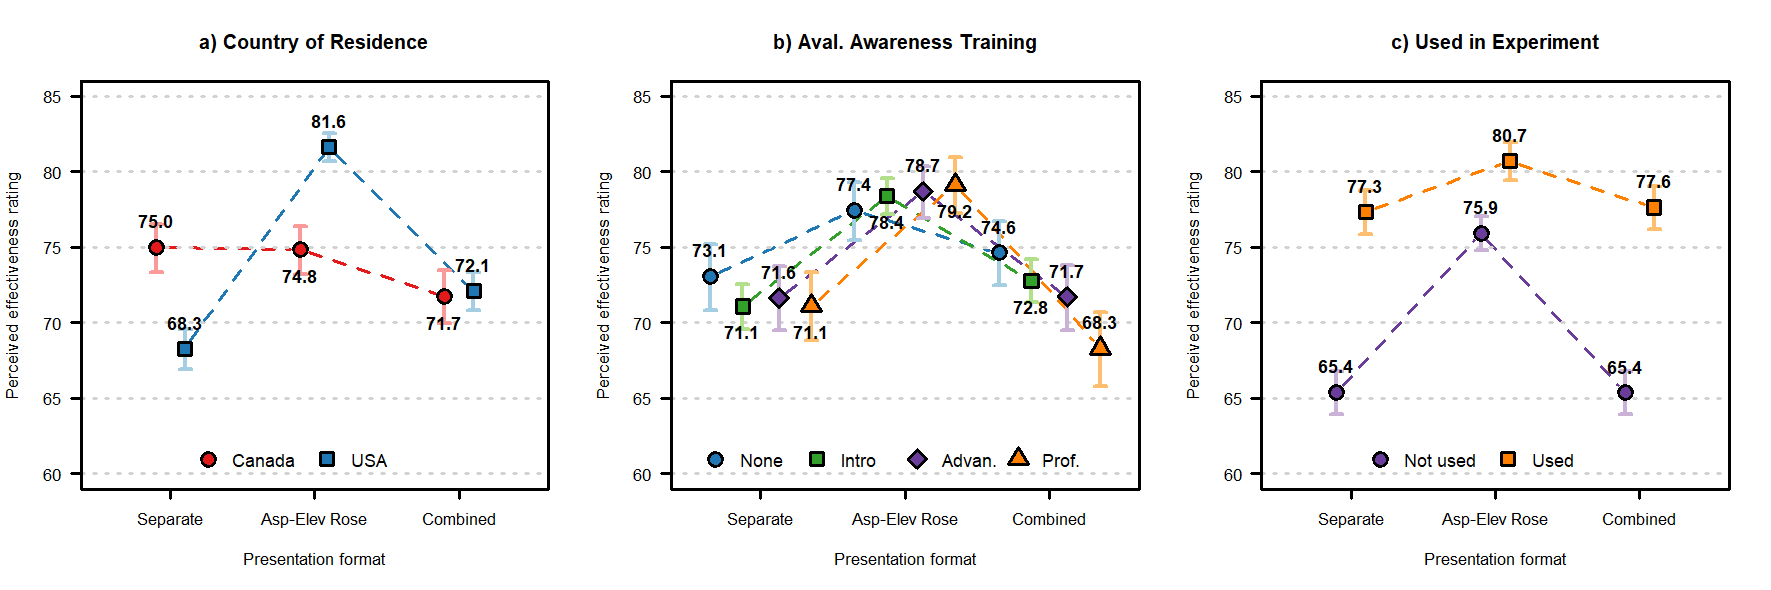

Reproduce this figure in R.
## *************************************
## ** FIG. 6: PERCEIVED EFFECTIVENESS **
## *************************************
##
## Fisher, Haegeli and Mair: 
## Impact of information presentation on interpretability of spatial
## hazard information: Lessons from a study in avalanche safety
## Oct. 1, 2021


## Get data
load("EffPlotData_Rate.RData")

## Opening pn file
##png(filename = "Fig06.png", width = 1200, height = 400)
png(filename = "Fig06_PerceivedEffectiveness.png", width = 15, height = 5, units = "cm", res = 300, pointsize = 6)
par(mfrow=c(1,3))

## General settings
ylim <- c(60, 85)
pts.cex <- 2
lbl.cex <- 1.1
ci.lwd <- 1.5
ci.length <- 0.02

## Left panel: IA with country
## ***************************
(PlotData <- EffPlotData_Rate_IAFormatCountry)
PlotData$response <- 100*PlotData$response
PlotData$lower.CL <- 100*PlotData$lower.CL
PlotData$upper.CL <- 100*PlotData$upper.CL

offset1 <- -0.1
offset2 <- 0.1

ColCan1 <- "#e31a1c"
ColCan2 <- "#fb9a99"
ColUSA1 <- "#1f78b4"
ColUSA2 <- "#a6cee3"

## Setup
plot(x = c(1:3)+offset1, y=PlotData$response[1:3], ylim = ylim, xlim = c(0.5, 3.5), xlab = "Presentation format", xaxt='n', 
     col = ColCan1, type = "b", ylab = "Perceived effectiveness rating", las = 1, lty = 2)
axis(1, at = c(1:3), labels= c("Separate", "Asp-Elev Rose", "Combined"))
grid(nx = NA, ny = NULL)
box()
title(main = "a) Country of Residence")
points(x = c(1:3)+offset2, y=PlotData$response[4:6], col = ColUSA1, type = "b", lty = 2)

## Canada: Overplotting
arrows(c(1:3)+offset1, PlotData$lower.CL[1:3], c(1:3)+offset1, PlotData$upper.CL[1:3], angle = 90, code = 3, lwd = ci.lwd, 
       col = ColCan2, length = ci.length)
points(c(1:3)+offset1, PlotData$response[1:3], pch = 21, cex = pts.cex, bg = ColCan1)
text(c(1:3)+offset1, PlotData$response[1:3], labels = format(round(PlotData$response[1:3], 1), nsmall = 1), adj = 0.5, 
     pos = c(3, 1, 1), offset = 1, cex = lbl.cex, font = 2) 

## USA: Overplotting
arrows(c(1:3)+offset2, PlotData$lower.CL[4:6], c(1:3)+offset2, PlotData$upper.CL[4:6], angle = 90, code = 3, lwd = ci.lwd, 
       col = ColUSA2, length = ci.length)
points(c(1:3)+offset2, PlotData$response[4:6], pch = 22, cex = pts.cex, bg = ColUSA1)
text(c(1:3)+offset2, PlotData$response[4:6], labels = format(round(PlotData$response[4:6], 1), nsmall = 1), adj = 0.5, 
     pos = c(3, 3, 3), offset = 1, cex = lbl.cex, font = 2) 

## Legend
legend("bottom", c("Canada   ", "USA"), pch = c(21, 22), pt.bg = c(ColCan1, ColUSA1), pt.cex = pts.cex, cex = lbl.cex, bty = "n", horiz = T,
       x.intersp = 1.5, inset = 0.02)


## Middel panel: IA with Training
## ******************************
(PlotData <- EffPlotData_Rate_IAFormatTrain)
PlotData$response <- 100*PlotData$response
PlotData$lower.CL <- 100*PlotData$lower.CL
PlotData$upper.CL <- 100*PlotData$upper.CL

offset1 <- -0.35
offset2 <- -0.125
offset3 <- 0.125
offset4 <- 0.35

ColNone1 <- "#1f78b4"
ColNone2 <- "#a6cee3"
ColIntro1 <- "#33a02c"
ColIntro2 <- "#b2df8a"
ColAdv1  <- "#6a3d9a"
ColAdv2  <- "#cab2d6"
ColProf1 <- "#ff7f00"
ColProf2 <- "#fdbf6f"


## Setup
plot(x = c(1:3)+offset1, y=PlotData$response[1:3], ylim = ylim, xlim = c(0.5, 3.5), xlab = "Presentation format", xaxt='n', 
     col = ColNone1, type = "b", ylab = "Perceived effectiveness rating", las = 1, lty = 2)
axis(1, at = c(1:3), labels= c("Separate", "Asp-Elev Rose", "Combined"))
grid(nx = NA, ny = NULL)
box()
title(main = "b) Aval. Awareness Training")
points(x = c(1:3)+offset2, y=PlotData$response[4:6], col = ColIntro1, type = "b", lty = 2)
points(x = c(1:3)+offset3, y=PlotData$response[7:9], col = ColAdv1, type = "b", lty = 2)
points(x = c(1:3)+offset4, y=PlotData$response[10:12], col = ColProf1, type = "b", lty = 2)

## None: Overplotting
arrows(c(1:3)+offset1, PlotData$lower.CL[1:3], c(1:3)+offset1, PlotData$upper.CL[1:3], angle = 90, code = 3, lwd = ci.lwd, 
       col = ColNone2, length = ci.length)
points(c(1:3)+offset1, PlotData$response[1:3], pch = 21, cex = pts.cex, bg = ColNone1)
text(c(1:3)+offset1, PlotData$response[1:3], labels = format(round(PlotData$response[1:3], 1), nsmall = 1), adj = 0.5, 
     pos = c(3, 3, 3), offset = 1, cex = lbl.cex, font = 2) 

## Intro: Overplotting
arrows(c(1:3)+offset2, PlotData$lower.CL[4:6], c(1:3)+offset2, PlotData$upper.CL[4:6], angle = 90, code = 3, lwd = ci.lwd, 
       col = ColIntro2, length = ci.length)
points(c(1:3)+offset2, PlotData$response[4:6], pch = 22, cex = pts.cex, bg = ColIntro1)
text(c(1:3)+offset2, PlotData$response[4:6], labels = format(round(PlotData$response[4:6], 1), nsmall = 1), adj = 0.5, 
     pos = c(1, 1, 1), offset = 1, cex = lbl.cex, font = 2) 

## Advanced: Overplotting
arrows(c(1:3)+offset3, PlotData$lower.CL[7:9], c(1:3)+offset3, PlotData$upper.CL[7:9], angle = 90, code = 3, lwd = ci.lwd, 
       col = ColAdv2, length = ci.length)
points(c(1:3)+offset3, PlotData$response[7:9], pch = 23, cex = pts.cex, bg = ColAdv1)
text(c(1:3)+offset3, PlotData$response[7:9], labels = format(round(PlotData$response[7:9], 1), nsmall = 1), adj = 0.5, 
     pos = c(3, 3, 3), offset = 1, cex = lbl.cex, font = 2) 

## Prof: Overplotting
arrows(c(1:3)+offset4, PlotData$lower.CL[10:12], c(1:3)+offset4, PlotData$upper.CL[10:12], angle = 90, code = 3, lwd = ci.lwd, 
       col = ColProf2, length = ci.length)
points(c(1:3)+offset4, PlotData$response[10:12], pch = 24, cex = pts.cex, bg = ColProf1)
text(c(1:3)+offset4, PlotData$response[10:12], labels = format(round(PlotData$response[10:12], 1), nsmall = 1), adj = 0.5, 
     pos = c(1, 1, 3), offset = 1, cex = lbl.cex, font = 2) 

## Legend
legend("bottom", c("None  ", "Intro ", "Advan. ", "Prof.  "), pch = c(21, 22, 23, 24), 
       pt.bg = c(ColNone1, ColIntro1, ColAdv1, ColProf1), pt.cex = pts.cex, cex = lbl.cex,
       bty = "n", horiz = T, x.intersp = 1.5, inset = 0.02)


## Left panel: IA with used
## ************************
(PlotData <- EffPlotData_Rate_IAFormatUsed)
PlotData$response <- 100*PlotData$response
PlotData$lower.CL <- 100*PlotData$lower.CL
PlotData$upper.CL <- 100*PlotData$upper.CL

offset1 <- -0.1
offset2 <- 0.1

ColNot1 <- "#6a3d9a"
ColNot2 <- "#cab2d6"
ColUse1 <- "#ff7f00"
ColUse2 <- "#fdbf6f"


## Setup
plot(x = c(1:3)+offset1, y=PlotData$response[1:3], ylim = ylim, xlim = c(0.5, 3.5), xlab = "Presentation format", xaxt='n', 
     col = ColNot1, type = "b", ylab = "Perceived effectiveness rating", las = 1, lty = 2)
axis(1, at = c(1:3), labels= c("Separate", "Asp-Elev Rose", "Combined"))
grid(nx = NA, ny = NULL)
box()
title(main = "c) Used in Experiment")
points(x = c(1:3)+offset2, y=PlotData$response[4:6], col = ColUse1, type = "b", lty = 2)

## Not used: Overplotting
arrows(c(1:3)+offset1, PlotData$lower.CL[1:3], c(1:3)+offset1, PlotData$upper.CL[1:3], angle = 90, code = 3, lwd = ci.lwd, 
       col = ColNot2, length = ci.length)
points(c(1:3)+offset1, PlotData$response[1:3], pch = 21, cex = pts.cex, bg = ColNot1)
text(c(1:3)+offset1, PlotData$response[1:3], labels = format(round(PlotData$response[1:3], 1), nsmall = 1), adj = 0.5, 
     pos = 3, offset = 1, cex = lbl.cex, font = 2) 

## Used: Overplotting
arrows(c(1:3)+offset2, PlotData$lower.CL[4:6], c(1:3)+offset2, PlotData$upper.CL[4:6], angle = 90, code = 3, lwd = ci.lwd, 
       col = ColUse2, length = ci.length)
points(c(1:3)+offset2, PlotData$response[4:6], pch = 22, cex = pts.cex, bg = ColUse1)
text(c(1:3)+offset2, PlotData$response[4:6], labels = format(round(PlotData$response[4:6], 1), nsmall = 1), adj = 0.5, 
     pos = 3, offset = 1, cex = lbl.cex, font = 2) 

## Legend
legend("bottom", c("Not used   ", "Used   "), pch = c(21, 22), pt.bg = c(ColNot1, ColUse1), pt.cex = pts.cex, cex = lbl.cex,
       bty = "n", horiz = T, x.intersp = 1.5, inset = 0.02)



## Closing PNG file
dev.off()
